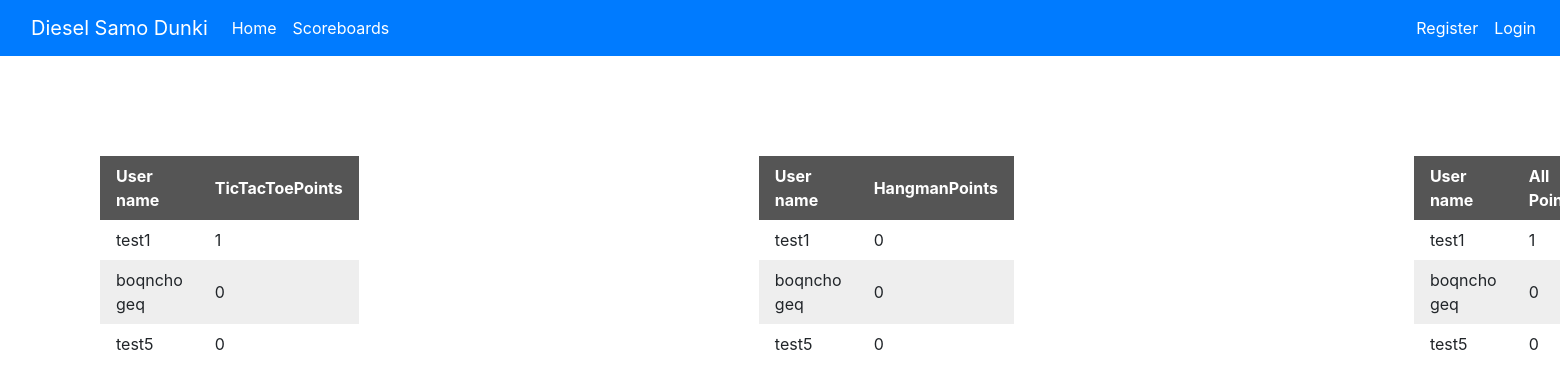
The app's page /scoreboard with its own data.
### models.py (models this page shows, shortened)
class User(Base):
    __tablename__ = 'users'
    id = Column(Integer, primary_key=True)
    username = Column(String(80), unique=True, nullable=False)
    password = Column(String(120), nullable=False)
    login_id = Column(String(36), nullable=True)
    score_tictactoe = Column(Integer, unique=False, nullable=False, default=0)
    score_hangman = Column(Integer, unique=False, nullable=False, default=0)

### app.py (the view)
@app.route('/scoreboard', methods=['GET', 'POST'])
def scoreboard():
	if request.method == 'GET':
		return render_template('scoreboard.html', users=User.query.order_by(desc(User.score_tictactoe)), directory = "../")

### app.py (called while the page is built)
@app.teardown_appcontext
def shutdown_context(exception=None):
	db_session.remove()

### templates/scoreboard.html (shortened to what this page needs)
{% extends "base.html" %}
{% block body %}
<main>
  <table style="margin-left: 100px; margin-top: 100px;">
  <tr>
    <th>User name</th>
    <th>TicTacToePoints</th>
  </tr>
  {% for user in users %}
  <tr>
    <td>{{user.username}}</td>
    <td>{{user.score_tictactoe}}</td>
  </tr>
  {% endfor %}
</table>
<table style="margin-left: 400px; margin-top: 100px;">
  <tr>
    <th>User name</th>
    <th>HangmanPoints</th>
  </tr>
  {% for user in users %}
  <tr>
    <td>{{user.username}}</td>
    <td>{{user.score_hangman}}</td>
  </tr>
  {% endfor %}
</table>
<table style="margin-left: 400px; margin-top: 100px;">
  <tr>
    <th>User name</th>
    <th>All Points</th>
  </tr>
  {% for user in users %}
  <tr>
    <td>{{user.username}}</td>
    <td>{{user.score_tictactoe + user.score_hangman}}</td>
  </tr>
  {% endfor %}
</table>
</main>
{% endblock %}

### templates/base.html (shortened to what this page needs)
<!DOCTYPE html>
<html lang="en">
    <head>
        <link rel="stylesheet" href="static/css/bootstrap.min.css">
    </head>
<body>
    <nav class="navbar navbar-expand-lg navbar-dark bg-primary sticky-top">
        <div class="container-fluid">
            <a class="navbar-brand" href="/">Diesel Samo Dunki</a>
            <div class="collapse navbar-collapse" id="navbarNav">
                <ul class="navbar-nav">
                    <li class="nav-item">
                        <a class="nav-link active align-self-center" aria-current="page" href="/">Home</a>
                    </li>
                    <li class="nav-item">
                        <a class="nav-link active align-self-center" aria-current="page" href="/scoreboard">Scoreboards</a>
                    </li>
                </ul>
            </div>
        </div>
        <div class="navbar-collapse collapse dual-collapse2 st">
            <ul class="navbar-nav ml-auto">
                {% if current_user.is_authenticated %}
                <li class="nav-item">
                    <a class="navbar-brand" aria-current="page"href="{{ url_for('profile') }}">{{current_user.username}}</a>
                </li>
                <li class="nav-item">
                    <a class="nav-link align-self-center" href="{{ url_for('logout') }}">Logout</a>
                </li>
                {% else %}
                <li class="nav-item">
                    <a class="nav-link active align-self-center" aria-current="page" href="{{ url_for('register') }}">Register</a>
                </li>
                <li class="nav-item">
                    <a class="nav-link active align-self-center" aria-current="page" href="{{ url_for('login') }}">Login</a>
                </li>
                {% endif %}
            </ul>
        </div>
    </nav>
    {% block body %}{% endblock %}
</body>
</html>

### records on screen
User: username "test1", score_tictactoe "1", score_hangman "0", user.score_tictactoe+user.score_hangman "1"
User: username "boqncho geq", score_tictactoe "0", score_hangman "0", user.score_tictactoe+user.score_hangman "0"
User: username "test5", score_tictactoe "0", score_hangman "0", user.score_tictactoe+user.score_hangman "0"
